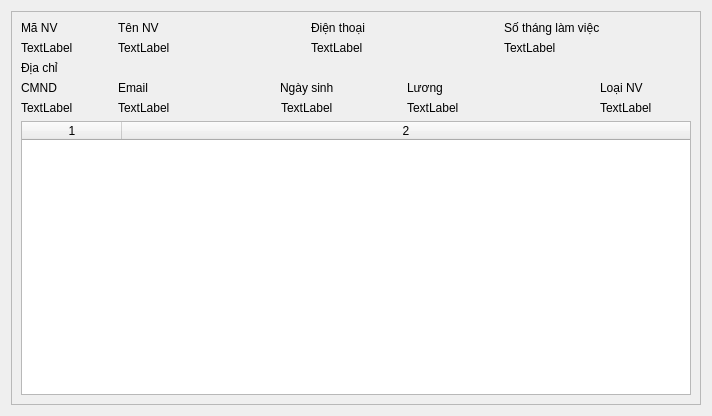
<?xml version="1.0" encoding="UTF-8"?>
<ui version="4.0">
 <class>TTNV</class>
 <widget class="QWidget" name="TTNV">
  <property name="geometry">
   <rect>
    <x>0</x>
    <y>0</y>
    <width>712</width>
    <height>416</height>
   </rect>
  </property>
  <property name="windowTitle">
   <string>Thông tin nhân viên</string>
  </property>
  <layout class="QHBoxLayout" name="horizontalLayout">
   <item>
    <widget class="QFrame" name="frame">
     <property name="frameShape">
      <enum>QFrame::StyledPanel</enum>
     </property>
     <property name="frameShadow">
      <enum>QFrame::Raised</enum>
     </property>
     <layout class="QGridLayout" name="gridLayout">
      <item row="4" column="6">
       <widget class="QLabel" name="type">
        <property name="text">
         <string>TextLabel</string>
        </property>
       </widget>
      </item>
      <item row="3" column="6">
       <widget class="QLabel" name="label_9">
        <property name="text">
         <string>Loại NV</string>
        </property>
       </widget>
      </item>
      <item row="4" column="2" colspan="2" alignment="Qt::AlignHCenter">
       <widget class="QLabel" name="date">
        <property name="text">
         <string>TextLabel</string>
        </property>
       </widget>
      </item>
      <item row="1" column="3" colspan="2">
       <widget class="QLabel" name="Phone">
        <property name="text">
         <string>TextLabel</string>
        </property>
       </widget>
      </item>
      <item row="0" column="3" colspan="2">
       <widget class="QLabel" name="label_3">
        <property name="text">
         <string>Điện thoại</string>
        </property>
       </widget>
      </item>
      <item row="2" column="1" colspan="6">
       <widget class="QLabel" name="addr">
        <property name="text">
         <string>&lt;ADDR&gt;</string>
        </property>
       </widget>
      </item>
      <item row="2" column="0">
       <widget class="QLabel" name="label_10">
        <property name="text">
         <string>Địa chỉ</string>
        </property>
       </widget>
      </item>
      <item row="0" column="0">
       <widget class="QLabel" name="label">
        <property name="text">
         <string>Mã NV</string>
        </property>
       </widget>
      </item>
      <item row="1" column="5" colspan="2">
       <widget class="QLabel" name="WorkMonth">
        <property name="text">
         <string>TextLabel</string>
        </property>
       </widget>
      </item>
      <item row="4" column="4" colspan="2">
       <widget class="QLabel" name="income">
        <property name="text">
         <string>TextLabel</string>
        </property>
       </widget>
      </item>
      <item row="0" column="5" colspan="2">
       <widget class="QLabel" name="label_4">
        <property name="text">
         <string>Số tháng làm việc</string>
        </property>
       </widget>
      </item>
      <item row="3" column="0">
       <widget class="QLabel" name="label_5">
        <property name="text">
         <string>CMND</string>
        </property>
       </widget>
      </item>
      <item row="0" column="1">
       <widget class="QLabel" name="label_2">
        <property name="text">
         <string>Tên NV</string>
        </property>
       </widget>
      </item>
      <item row="4" column="0">
       <widget class="QLabel" name="cmnd">
        <property name="text">
         <string>TextLabel</string>
        </property>
       </widget>
      </item>
      <item row="3" column="4" colspan="2">
       <widget class="QLabel" name="label_8">
        <property name="text">
         <string>Lương</string>
        </property>
       </widget>
      </item>
      <item row="3" column="1">
       <widget class="QLabel" name="label_6">
        <property name="text">
         <string>Email</string>
        </property>
       </widget>
      </item>
      <item row="1" column="0">
       <widget class="QLabel" name="MaNV">
        <property name="text">
         <string>TextLabel</string>
        </property>
       </widget>
      </item>
      <item row="5" column="0" colspan="7">
       <widget class="QTableWidget" name="table">
        <property name="editTriggers">
         <set>QAbstractItemView::NoEditTriggers</set>
        </property>
        <property name="alternatingRowColors">
         <bool>true</bool>
        </property>
        <property name="selectionMode">
         <enum>QAbstractItemView::SingleSelection</enum>
        </property>
        <property name="selectionBehavior">
         <enum>QAbstractItemView::SelectRows</enum>
        </property>
        <property name="cornerButtonEnabled">
         <bool>false</bool>
        </property>
        <property name="columnCount">
         <number>2</number>
        </property>
        <attribute name="horizontalHeaderVisible">
         <bool>true</bool>
        </attribute>
        <attribute name="horizontalHeaderStretchLastSection">
         <bool>true</bool>
        </attribute>
        <attribute name="verticalHeaderVisible">
         <bool>false</bool>
        </attribute>
        <column/>
        <column/>
       </widget>
      </item>
      <item row="4" column="1">
       <widget class="QLabel" name="email">
        <property name="text">
         <string>TextLabel</string>
        </property>
       </widget>
      </item>
      <item row="1" column="1" colspan="2">
       <widget class="QLabel" name="TenNV">
        <property name="text">
         <string>TextLabel</string>
        </property>
       </widget>
      </item>
      <item row="3" column="2" colspan="2" alignment="Qt::AlignHCenter">
       <widget class="QLabel" name="label_7">
        <property name="text">
         <string>Ngày sinh</string>
        </property>
       </widget>
      </item>
     </layout>
    </widget>
   </item>
  </layout>
 </widget>
 <resources/>
 <connections/>
</ui>
